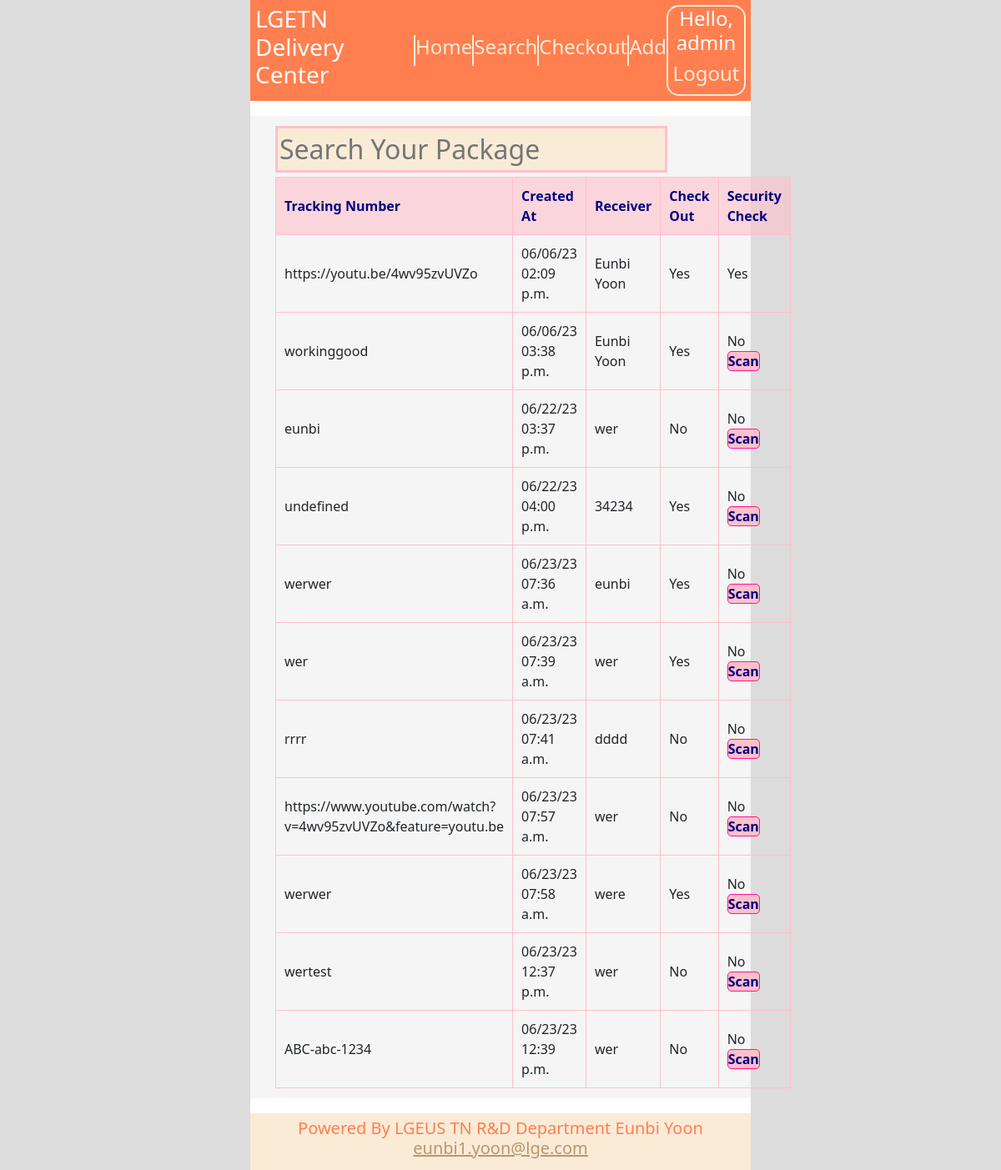
Page /search/ (signed in) on the earlier database version.
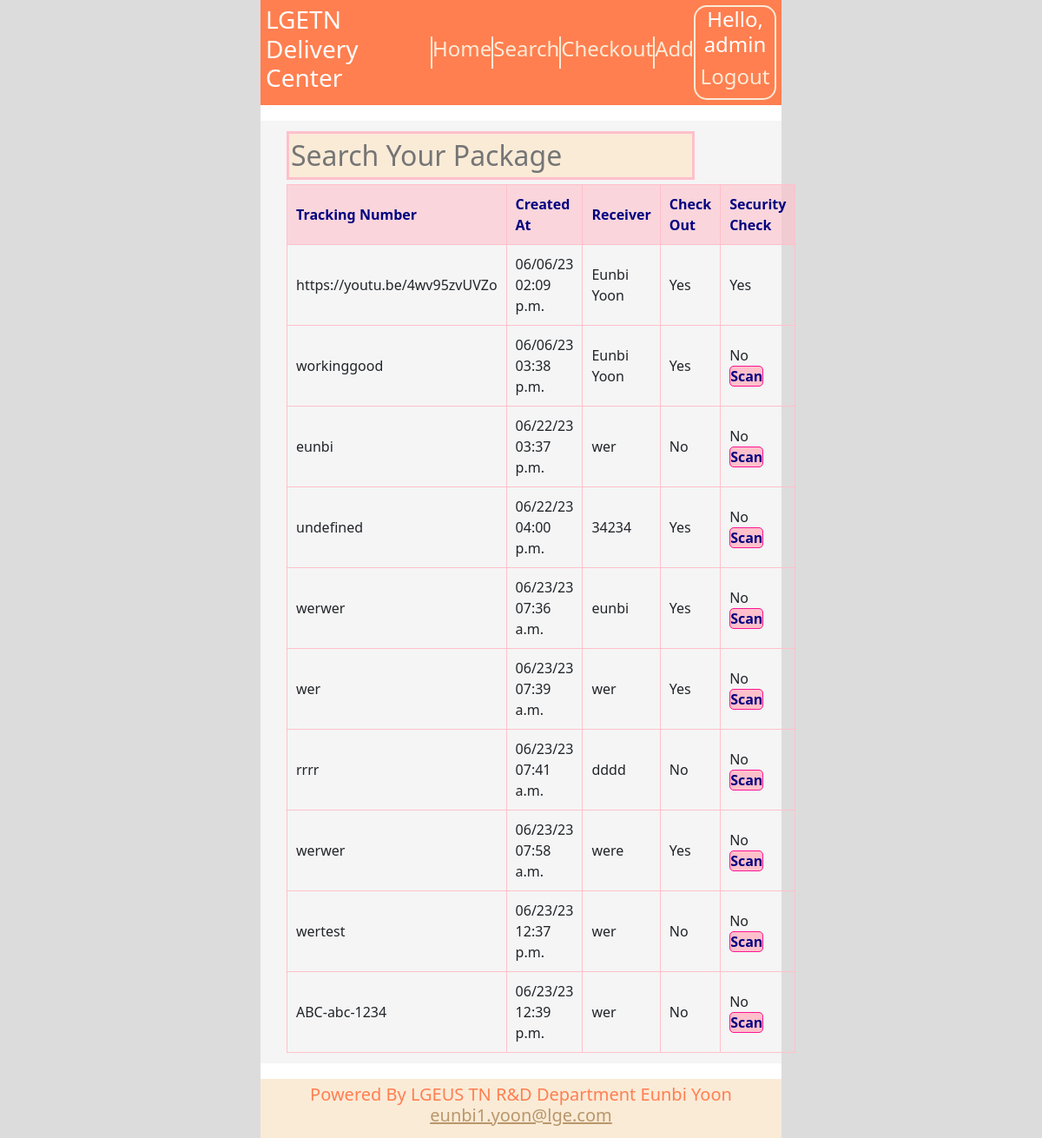
Same page on the later database version.
### qrapp/models.py (models this page shows, shortened)
class QRCodeData(models.Model):
    code_data=models.CharField(max_length=255)
    created_at=models.DateTimeField(auto_now_add=True)
    receiver=models.CharField(max_length=255)
    check_out=models.BooleanField(default=False)
    admin_check=models.BooleanField(default=False)
    class Meta:
        verbose_name_plural='QR Scanning Data'

### qrapp/views.py (the view)
# urls.py: path('search/',searchView, name='search_url'),
@login_required
def searchView(request):
    item_list=QRCodeData.objects.all()
    username=request.user.username
    context={
        'item_list':item_list,
        'username':username
    }
    return render(request, 'search.html', context)

### qrapp/templates/search.html (shortened to what this page needs)
{% extends 'base.html' %}
{% block container %}
    <div class="search-detail">
        <input type="text" id="filterInput" placeholder="Search Your Package" oninput="filterTable()" required pattern="\S+.*" >
        <table id="myTable">
            <thead>
              <tr>
                <th>Tracking Number</th>
                <th>Created At</th>
                <th>Receiver</th>
                <th>Check Out</th>
                <th>Security Check</th>
              </tr>
            </thead>
            <tbody>
                {% for item in item_list %}
                    <tr>
                        <td>{{ item.code_data }}</td>
                        <td>{{ item.created_at|date:"m/d/y h:i a" }}</td>
                        <td>{{ item.receiver }}</td>
                        {% if item.check_out %}
                            <td>Yes</td>
                        {% else %}
                            <td>
                                No
                            </td>
                        {% endif %}
                        {% if item.admin_check %}
                            <td>Yes</td>
                        {% else %}
                            <td>
                                No
                                {% if user.is_superuser %}
                                    <a href="{% url 'checkout_url' %}">Scan</a>
                                {% endif %}
                            </td>
                        {% endif %}
                    </tr>
                {% endfor %}
            </tbody>
        </table>
    </div>
    {% load static %}
{% endblock %}

Differences in the rows shown:
removed QRCodeData: code_data "https://www.youtube.com/watch?v=4wv95zvUVZo&feature=youtu.be", created_at "06/23/23 07:57 a.m.", receiver "wer", check_out "No", admin_check "No"
